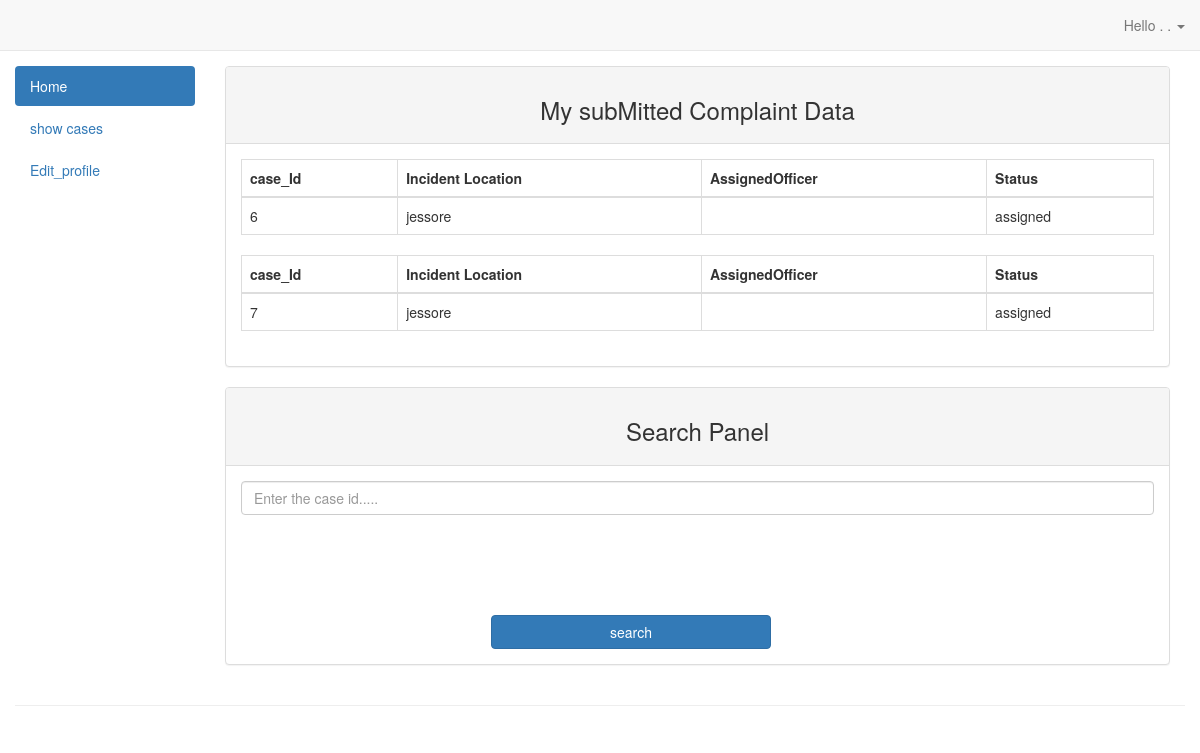
Page /public/show_case.php on the committed database.
### tables this page shows
CREATE TABLE `complain_form` (
  `id` int(11) NOT NULL,
  `fname` varchar(255) DEFAULT NULL,
  `lname` varchar(255) DEFAULT NULL,
  `email` varchar(255) DEFAULT NULL,
  `Address` varchar(255) DEFAULT NULL,
  `city` varchar(255) DEFAULT NULL,
  `zip` int(11) DEFAULT NULL,
  `Doi` date DEFAULT NULL,
  `phone_number` int(11) DEFAULT NULL,
  `incident_location` varchar(255) DEFAULT NULL,
  `complaint_details` varchar(255) DEFAULT NULL,
  `Desired_outcome` varchar(255) DEFAULT NULL,
  `status` varchar(100) DEFAULT NULL
);

### public/show_case.php (the view, shortened to what this page needs)
<?php
include 'mysql.php';
$username = $_SESSION['username'];
$sql = "select * from public_account where username = '$username'";
$query = mysqli_query($con,$sql);
$result = mysqli_Fetch_array($query);
$fname = $result['firstname'];
$lname = $result['lastname'];
?>
<!DOCTYPE html>
<html lang="en">
<head>
  <link rel="stylesheet" href="https://maxcdn.bootstrapcdn.com/bootstrap/3.3.7/css/bootstrap.min.css">
</head>
<body>
<nav class="navbar navbar-default navbar-static-top">
	<div class="container-fluid">
		<div class="collapse navbar-collapse" id="bs-example-navbar-collapse-1">
			<ul class="nav navbar-nav navbar-right">
				<li class="dropdown ">
					<a href="#" class="dropdown-toggle" data-toggle="dropdown" role="button" aria-expanded="false">
						Hello <?php  echo "$fname.&nbsp;.$lname"; ?>
						<span class="caret"></span></a>
					</li>
				</ul>
			</div>
		</div>
	</nav>
	<div class="container-fluid main-container">
		<div class="col-md-2 sidebar">
			<ul class="nav nav-pills nav-stacked">
				<li class="active"><a href="#">Home</a></li>
				<li><a href="show_case.php">show cases</a></li>
                <li class=""><a href="edit_public_user.php">Edit_profile</a></li>
			</ul>
		</div>
		<div class="col-md-10 content">
            <div class="panel panel-default">
                <div class="panel-heading text-center">
                    <h3 class = "text-center">  My subMitted Complaint Data  </h3>
                </div>
                <div class="panel-body">
                  <?php
$sql = "select * from complain_form where fname = '$fname' and lname = '$lname' ";
$query = mysqli_query($con,$sql);
$count = mysqli_num_rows($query);
if($count==0){
  echo "<h3>  No data available </h3>";
}
else{
  while($result2 = mysqli_Fetch_array($query)){
    $id = $result2['id'];
    $location = $result2['incident_location'];
    $status = $result2['status'];
$sql20 = "select * from case_details where case_id = '$id'";
$query20 = mysqli_query($con,$sql20);
$result = mysqli_fetch_array($query20);
$officer = $result['assigned_officer'];
                   ?>
        <table class = "table table-bordered">
          <thead>
            <tr>
              <th>case_Id</th>
              <th>Incident Location</th>
              <th>AssignedOfficer</th>
              <th>Status</th>
            </tr>
          </thead>
          <tbody>
            <tr>
              <td><?php  echo $id; ?></td>
                <td><?php  echo $location; ?></td>
                <td><?php  echo $officer; ?></td>
                <td>  <?php  echo $status; ?></td>
            </tr>
            <?php
}
}
             ?>
          </tbody>
        </table>
                </div>
            </div>
            <div class="panel panel-default">
  <div class="panel-heading">  <h3 class = "text-center">Search Panel</h3>  </div>
  <div class="panel-body">
        <form class="" action="phase.php" method="POST">
<input type="text" placeholder="Enter the case id....."  class = "form-control"name="id" value="">
<input  style = "width:20em;margin-left:250px;margin-top:100px;" class  ="btn btn-primary" type="submit" name="submit" value="search">
        </form>
  </div>
</div>
		</div>
		<footer class="pull-left footer">
			<p class="col-md-12 text-center">
				<hr class="divider">
			</p>
		</footer>
	</div>
</body>
</html>

### public/show_case.php (style rules this page uses)
.sidebar { padding-left: 0; }
.main-container { background: #FFF; padding-top: 15px; margin-top: -20px; }
.footer { width: 100%; }

### rows in the picture
complain_form: id "6", incident_location "jessore", status "assigned"
complain_form: id "7", incident_location "jessore", status "assigned"
